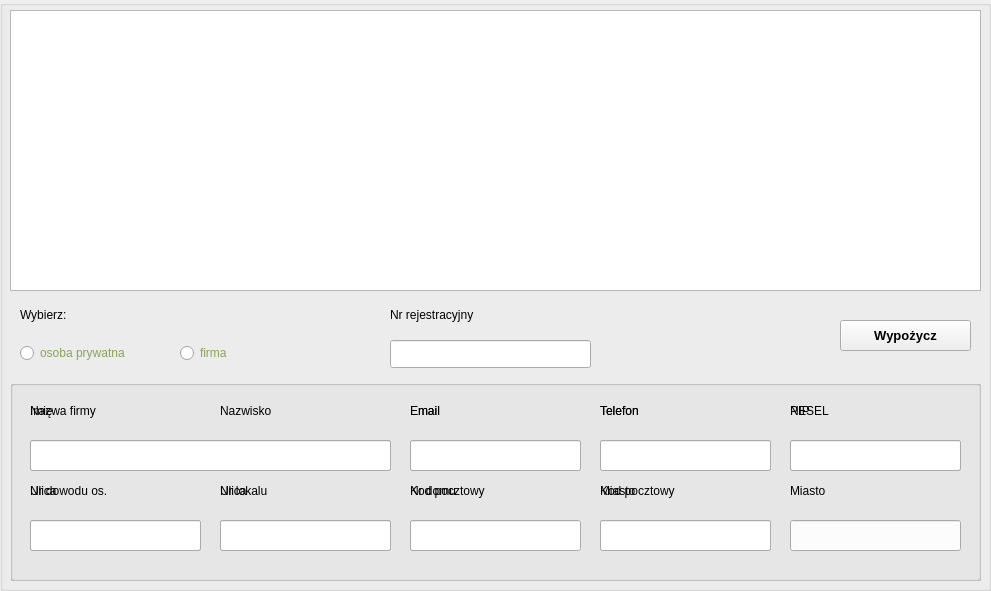
  <widget class="QGroupBox" name="booking_box">
   <property name="geometry">
    <rect>
     <x>20</x>
     <y>160</y>
     <width>991</width>
     <height>591</height>
    </rect>
   </property>
   <property name="title">
    <string/>
   </property>
   <widget class="QTableWidget" name="bookVehicleTable">
    <property name="geometry">
     <rect>
      <x>10</x>
      <y>10</y>
      <width>971</width>
      <height>281</height>
     </rect>
    </property>
    <property name="styleSheet">
     <string notr="true">background-color:none;</string>
    </property>
   </widget>
   <widget class="QLabel" name="label_3">
    <property name="geometry">
     <rect>
      <x>390</x>
      <y>299</y>
      <width>181</width>
      <height>31</height>
     </rect>
    </property>
    <property name="text">
     <string>Nr rejestracyjny</string>
    </property>
   </widget>
   <widget class="QLineEdit" name="reg_num_booking">
    <property name="geometry">
     <rect>
      <x>390</x>
      <y>340</y>
      <width>201</width>
      <height>28</height>
     </rect>
    </property>
   </widget>
   <widget class="QLabel" name="label_4">
    <property name="geometry">
     <rect>
      <x>20</x>
      <y>299</y>
      <width>181</width>
      <height>31</height>
     </rect>
    </property>
    <property name="text">
     <string>Wybierz:</string>
    </property>
   </widget>
   <widget class="QRadioButton" name="booking_peron">
    <property name="geometry">
     <rect>
      <x>20</x>
      <y>340</y>
      <width>161</width>
      <height>26</height>
     </rect>
    </property>
    <property name="styleSheet">
     <string notr="true">color:rgb(137, 163, 89);
font: 700 10pt &quot;Segoe UI&quot;;</string>
    </property>
    <property name="text">
     <string>osoba prywatna</string>
    </property>
   </widget>
   <widget class="QRadioButton" name="booking_company">
    <property name="geometry">
     <rect>
      <x>180</x>
      <y>340</y>
      <width>141</width>
      <height>26</height>
     </rect>
    </property>
    <property name="styleSheet">
     <string notr="true">color:rgb(137, 163, 89);
font: 700 10pt &quot;Segoe UI&quot;;</string>
    </property>
    <property name="text">
     <string>firma</string>
    </property>
   </widget>
   <widget class="QGroupBox" name="booking_person_box">
    <property name="geometry">
     <rect>
      <x>10</x>
      <y>380</y>
      <width>971</width>
      <height>201</height>
     </rect>
    </property>
    <property name="title">
     <string/>
    </property>
    <widget class="QLabel" name="label_5">
     <property name="geometry">
      <rect>
       <x>20</x>
       <y>20</y>
       <width>171</width>
       <height>21</height>
      </rect>
     </property>
     <property name="text">
      <string>Imię </string>
     </property>
    </widget>
    <widget class="QLineEdit" name="book_per_name">
     <property name="geometry">
      <rect>
       <x>20</x>
       <y>60</y>
       <width>171</width>
       <height>31</height>
      </rect>
     </property>
    </widget>
    <widget class="QLineEdit" name="book_per_last_name">
     <property name="geometry">
      <rect>
       <x>210</x>
       <y>60</y>
       <width>171</width>
       <height>31</height>
      </rect>
     </property>
    </widget>
    <widget class="QLabel" name="label_21">
     <property name="geometry">
      <rect>
       <x>210</x>
       <y>20</y>
       <width>171</width>
       <height>21</height>
      </rect>
     </property>
     <property name="text">
      <string>Nazwisko</string>
     </property>
    </widget>
    <widget class="QLineEdit" name="book_per_email">
     <property name="geometry">
      <rect>
       <x>400</x>
       <y>60</y>
       <width>171</width>
       <height>31</height>
      </rect>
     </property>
     <property name="text">
      <string/>
     </property>
    </widget>
    <widget class="QLabel" name="label_22">
     <property name="geometry">
      <rect>
       <x>400</x>
       <y>20</y>
       <width>171</width>
       <height>21</height>
      </rect>
     </property>
     <property name="text">
      <string>Email</string>
     </property>
    </widget>
    <widget class="QLabel" name="label_23">
     <property name="geometry">
      <rect>
       <x>590</x>
       <y>20</y>
       <width>171</width>
       <height>21</height>
      </rect>
     </property>
     <property name="text">
      <string>Telefon</string>
     </property>
    </widget>
    <widget class="QLineEdit" name="book_per_phone">
     <property name="geometry">
      <rect>
       <x>590</x>
       <y>60</y>
       <width>171</width>
       <height>31</height>
      </rect>
     </property>
     <property name="text">
      <string/>
     </property>
    </widget>
    <widget class="QLineEdit" name="book_per_pesel">
     <property name="geometry">
      <rect>
       <x>780</x>
       <y>60</y>
       <width>171</width>
       <height>31</height>
      </rect>
     </property>
     <property name="text">
      <string/>
     </property>
    </widget>
    <widget class="QLabel" name="label_24">
     <property name="geometry">
      <rect>
       <x>780</x>
       <y>20</y>
       <width>161</width>
       <height>21</height>
      </rect>
     </property>
     <property name="text">
      <string>PESEL</string>
     </property>
    </widget>
    <widget class="QLineEdit" name="book_per_nr_id">
     <property name="geometry">
      <rect>
       <x>20</x>
       <y>140</y>
       <width>171</width>
       <height>31</height>
      </rect>
     </property>
    </widget>
    <widget class="QLabel" name="label_25">
     <property name="geometry">
      <rect>
       <x>20</x>
       <y>90</y>
       <width>171</width>
       <height>41</height>
      </rect>
     </property>
     <property name="text">
      <string>Nr dowodu os.</string>
     </property>
    </widget>
    <widget class="QLineEdit" name="book_per_street">
     <property name="geometry">
      <rect>
       <x>210</x>
       <y>140</y>
       <width>171</width>
       <height>31</height>
      </rect>
     </property>
    </widget>
    <widget class="QLabel" name="label_26">
     <property name="geometry">
      <rect>
       <x>210</x>
       <y>90</y>
       <width>161</width>
       <height>41</height>
      </rect>
     </property>
     <property name="text">
      <string>Ulica</string>
     </property>
    </widget>
    <widget class="QLabel" name="label_27">
     <property name="geometry">
      <rect>
       <x>400</x>
       <y>90</y>
       <width>171</width>
       <height>41</height>
      </rect>
     </property>
     <property name="text">
      <string>Nr domu</string>
     </property>
    </widget>
    <widget class="QLineEdit" name="book_per_nr_home">
     <property name="geometry">
      <rect>
       <x>400</x>
       <y>140</y>
       <width>81</width>
       <height>31</height>
      </rect>
     </property>
    </widget>
    <widget class="QLabel" name="label_29">
     <property name="geometry">
      <rect>
       <x>590</x>
       <y>90</y>
       <width>161</width>
       <height>41</height>
      </rect>
     </property>
     <property name="text">
      <string>Kod pocztowy</string>
     </property>
    </widget>
    <widget class="QLineEdit" name="book_per_post_code">
     <property name="geometry">
      <rect>
       <x>590</x>
       <y>140</y>
       <width>171</width>
       <height>31</height>
      </rect>
     </property>
    </widget>
    <widget class="QLabel" name="label_30">
     <property name="geometry">
      <rect>
       <x>780</x>
       <y>90</y>
       <width>161</width>
       <height>41</height>
      </rect>
     </property>
     <property name="text">
      <string>Miasto</string>
     </property>
    </widget>
    <widget class="QLineEdit" name="book_per_city">
     <property name="geometry">
      <rect>
       <x>780</x>
       <y>140</y>
       <width>171</width>
       <height>31</height>
      </rect>
     </property>
    </widget>
   </widget>
   <widget class="QPushButton" name="rent_bokk_vehicle">
    <property name="geometry">
     <rect>
      <x>840</x>
      <y>320</y>
      <width>131</width>
      <height>31</height>
     </rect>
    </property>
    <property name="font">
     <font>
      <family>Helvetica</family>
      <pointsize>10</pointsize>
      <weight>87</weight>
      <italic>false</italic>
      <bold>true</bold>
     </font>
    </property>
    <property name="cursor">
     <cursorShape>PointingHandCursor</cursorShape>
    </property>
    <property name="styleSheet">
     <string notr="true"/>
    </property>
    <property name="text">
     <string>Wypożycz</string>
    </property>
   </widget>
   <widget class="QGroupBox" name="booking_company_box">
    <property name="geometry">
     <rect>
      <x>10</x>
      <y>380</y>
      <width>971</width>
      <height>201</height>
     </rect>
    </property>
    <property name="title">
     <string/>
    </property>
    <widget class="QLabel" name="label_31">
     <property name="geometry">
      <rect>
       <x>20</x>
       <y>20</y>
       <width>171</width>
       <height>21</height>
      </rect>
     </property>
     <property name="text">
      <string>Nazwa firmy</string>
     </property>
    </widget>
    <widget class="QLineEdit" name="book_com_name">
     <property name="geometry">
      <rect>
       <x>20</x>
       <y>60</y>
       <width>361</width>
       <height>31</height>
      </rect>
     </property>
    </widget>
    <widget class="QLineEdit" name="book_com_email">
     <property name="geometry">
      <rect>
       <x>400</x>
       <y>60</y>
       <width>171</width>
       <height>31</height>
      </rect>
     </property>
     <property name="text">
      <string/>
     </property>
    </widget>
    <widget class="QLabel" name="label_33">
     <property name="geometry">
      <rect>
       <x>400</x>
       <y>20</y>
       <width>171</width>
       <height>21</height>
      </rect>
     </property>
     <property name="text">
      <string>Email</string>
     </property>
    </widget>
    <widget class="QLabel" name="label_34">
     <property name="geometry">
      <rect>
       <x>590</x>
       <y>20</y>
       <width>161</width>
       <height>21</height>
      </rect>
     </property>
     <property name="text">
      <string>Telefon</string>
     </property>
    </widget>
    <widget class="QLineEdit" name="book_com_phone">
     <property name="geometry">
      <rect>
       <x>590</x>
       <y>60</y>
       <width>171</width>
       <height>31</height>
      </rect>
     </property>
     <property name="text">
      <string/>
     </property>
    </widget>
    <widget class="QLineEdit" name="book_com_nip">
     <property name="geometry">
      <rect>
       <x>780</x>
       <y>60</y>
       <width>171</width>
       <height>31</height>
      </rect>
     </property>
     <property name="text">
      <string/>
     </property>
    </widget>
    <widget class="QLabel" name="label_35">
     <property name="geometry">
      <rect>
       <x>780</x>
       <y>20</y>
       <width>171</width>
       <height>21</height>
      </rect>
     </property>
     <property name="text">
      <string>NIP</string>
     </property>
    </widget>
    <widget class="QLineEdit" name="book_com_street">
     <property name="geometry">
      <rect>
       <x>20</x>
       <y>140</y>
       <width>171</width>
       <height>31</height>
      </rect>
     </property>
    </widget>
    <widget class="QLabel" name="label_37">
     <property name="geometry">
      <rect>
       <x>20</x>
       <y>90</y>
       <width>171</width>
       <height>41</height>
      </rect>
     </property>
     <property name="text">
      <string>Ulica</string>
     </property>
    </widget>
    <widget class="QLineEdit" name="book_com_loc">
     <property name="geometry">
      <rect>
       <x>210</x>
       <y>140</y>
       <width>171</width>
       <height>31</height>
      </rect>
     </property>
     <property name="text">
      <string/>
     </property>
    </widget>
    <widget class="QLabel" name="label_39">
     <property name="geometry">
      <rect>
       <x>210</x>
       <y>90</y>
       <width>171</width>
       <height>41</height>
      </rect>
     </property>
     <property name="text">
      <string>Nr lokalu</string>
     </property>
    </widget>
    <widget class="QLabel" name="label_40">
     <property name="geometry">
      <rect>
       <x>400</x>
       <y>90</y>
       <width>171</width>
       <height>41</height>
      </rect>
     </property>
     <property name="text">
      <string>Kod pocztowy</string>
     </property>
    </widget>
    <widget class="QLineEdit" name="book_com_post_code">
     <property name="geometry">
      <rect>
       <x>400</x>
       <y>140</y>
       <width>171</width>
       <height>31</height>
      </rect>
     </property>
    </widget>
    <widget class="QLabel" name="label_41">
     <property name="geometry">
      <rect>
       <x>590</x>
       <y>90</y>
       <width>171</width>
       <height>41</height>
      </rect>
     </property>
     <property name="text">
      <string>Miasto</string>
     </property>
    </widget>
    <widget class="QLineEdit" name="book_com_city">
     <property name="geometry">
      <rect>
       <x>590</x>
       <y>140</y>
       <width>171</width>
       <height>31</height>
      </rect>
     </property>
    </widget>
   </widget>
  </widget>
